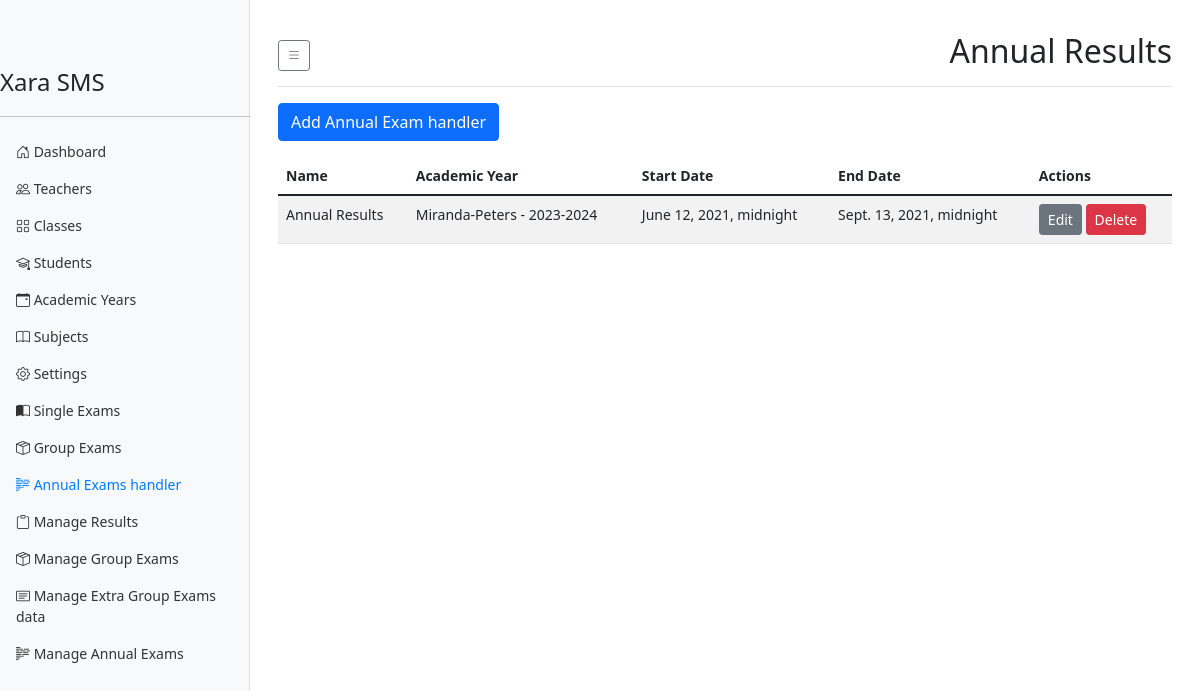
The app's page /users/annual-exams/ with its own data.
### result_system/models.py (models this page shows, shortened)
class AnnualExam(models.Model):
    school = models.ForeignKey(School, on_delete=models.CASCADE, related_name='annual_exams')
    name = models.CharField(max_length=100, default="Annual Results")
    academic_year = models.ForeignKey(AcademicYear, on_delete=models.CASCADE, related_name='annual_exams')
    general_exams = models.ManyToManyField(GeneralExam, related_name='annual_exams', through='AnnualExamWeight')
    start_date = models.DateTimeField()
    end_date = models.DateTimeField()
    total_coefficient = models.DecimalField(max_digits=5, decimal_places=2, default=1.00)
    class Meta:
        unique_together = ('school', 'name', 'academic_year')

class AcademicYear(models.Model):
    school = models.ForeignKey(School, on_delete=models.CASCADE, related_name='academic_years')
    year = models.CharField(max_length=9)  # e.g., "2023-2024"
    start_date = models.DateField()
    end_date = models.DateField()
    is_current = models.BooleanField(default=False)
    class Meta:
        unique_together = ('school', 'year')
        indexes = [
            models.Index(fields=['school', 'is_current']),
        ]
    def __str__(self):
        return f"{self.school.name} - {self.year}"

class School(models.Model):
    name = models.CharField(max_length=255, unique=True)
    moto = models.CharField(max_length=255, unique=True, null=True)
    pobox = models.CharField(max_length=255, unique=True, null=True)
    code = models.CharField(max_length=10, unique=True)
    logo = models.ImageField(upload_to='school}_logo/', blank=True, null=True)
    address = models.TextField(blank=True)
    phone = models.CharField(max_length=20, blank=True)
    email = models.EmailField(blank=True)
    website = models.URLField(blank=True)
    created_at = models.DateTimeField(auto_now_add=True)
    updated_at = models.DateTimeField(auto_now=True)

### users/views.py (the view)
# urls.py: path('annual-exams/', AnnualExamListView.as_view(), name='annual_exam_list'),
class AnnualExamListView(ListView):
    model = AnnualExam
    template_name = 'users/annual_exam_list.html'
    context_object_name = 'annual_exams'

### templates/users/annual_exam_list.html (shortened to what this page needs)
{% extends "users/dashboard_base.html" %}
{% block page_title %}Annual Results{% endblock %}
{% block dashboard_content %}
<div class="row mb-3">
    <div class="col-12">
        <a href="{% url 'annual_exam_create' %}" class="btn btn-primary">Add Annual Exam handler</a>
    </div>
</div>
<div class="table-responsive">
    <table class="table table-striped">
        <thead>
            <tr>
                <th>Name</th>
                <th>Academic Year</th>
                <th>Start Date</th>
                <th>End Date</th>
                <th>Actions</th>
            </tr>
        </thead>
        <tbody>
            {% for general_exam in annual_exams %}
            <tr>
                <td>{{ general_exam.name }}</td>
                <td>{{ general_exam.academic_year }}</td>
                <td>{{ general_exam.start_date }}</td>
                <td>{{ general_exam.end_date }}</td>
                <td>
                    <a href="{% url 'annual_exam_update' general_exam.pk %}" class="btn btn-sm btn-secondary">Edit</a>
                    <a href="{% url 'annual_exam_delete' general_exam.pk %}" class="btn btn-sm btn-danger">Delete</a>
                </td>
            </tr>
            {% empty %}
            <tr>
                <td colspan="5">No general exams found.</td>
            </tr>
            {% endfor %}
        </tbody>
    </table>
</div>
{% endblock dashboard_content %}

### templates/users/dashboard_base.html (style rules this page uses)
body { font-size: .875rem; }

### records on screen
AnnualExam: name "Annual Results", academic_year "Miranda-Peters - 2023-2024", start_date "June 12, 2021, midnight", end_date "Sept. 13, 2021, midnight"
